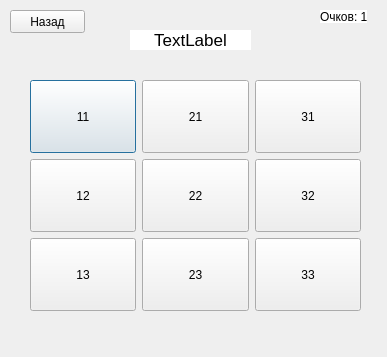
<?xml version="1.0" encoding="UTF-8"?>
<ui version="4.0">
 <class>Dialog</class>
 <widget class="QDialog" name="Dialog">
  <property name="geometry">
   <rect>
    <x>0</x>
    <y>0</y>
    <width>387</width>
    <height>357</height>
   </rect>
  </property>
  <property name="windowTitle">
   <string>Dialog</string>
  </property>
  <widget class="QLabel" name="label">
   <property name="geometry">
    <rect>
     <x>130</x>
     <y>30</y>
     <width>121</width>
     <height>20</height>
    </rect>
   </property>
   <property name="sizePolicy">
    <sizepolicy hsizetype="Maximum" vsizetype="Maximum">
     <horstretch>0</horstretch>
     <verstretch>0</verstretch>
    </sizepolicy>
   </property>
   <property name="font">
    <font>
     <pointsize>13</pointsize>
    </font>
   </property>
   <property name="autoFillBackground">
    <bool>false</bool>
   </property>
   <property name="styleSheet">
    <string notr="true">background-color: rgb(255, 255, 255);</string>
   </property>
   <property name="text">
    <string>TextLabel</string>
   </property>
   <property name="scaledContents">
    <bool>false</bool>
   </property>
   <property name="alignment">
    <set>Qt::AlignCenter</set>
   </property>
   <property name="wordWrap">
    <bool>true</bool>
   </property>
  </widget>
  <widget class="QWidget" name="gridLayoutWidget">
   <property name="geometry">
    <rect>
     <x>30</x>
     <y>80</y>
     <width>331</width>
     <height>231</height>
    </rect>
   </property>
   <layout class="QGridLayout" name="gridLayout">
    <item row="0" column="0">
     <widget class="QPushButton" name="answerOneOne">
      <property name="sizePolicy">
       <sizepolicy hsizetype="Minimum" vsizetype="Minimum">
        <horstretch>0</horstretch>
        <verstretch>0</verstretch>
       </sizepolicy>
      </property>
      <property name="text">
       <string>11</string>
      </property>
     </widget>
    </item>
    <item row="2" column="2">
     <widget class="QPushButton" name="answerThreeThree">
      <property name="sizePolicy">
       <sizepolicy hsizetype="Minimum" vsizetype="Minimum">
        <horstretch>0</horstretch>
        <verstretch>0</verstretch>
       </sizepolicy>
      </property>
      <property name="text">
       <string>33</string>
      </property>
     </widget>
    </item>
    <item row="2" column="0">
     <widget class="QPushButton" name="answerOneThree">
      <property name="sizePolicy">
       <sizepolicy hsizetype="Minimum" vsizetype="Minimum">
        <horstretch>0</horstretch>
        <verstretch>0</verstretch>
       </sizepolicy>
      </property>
      <property name="text">
       <string>13</string>
      </property>
     </widget>
    </item>
    <item row="1" column="0">
     <widget class="QPushButton" name="answerOneTwo">
      <property name="sizePolicy">
       <sizepolicy hsizetype="Minimum" vsizetype="Minimum">
        <horstretch>0</horstretch>
        <verstretch>0</verstretch>
       </sizepolicy>
      </property>
      <property name="text">
       <string>12</string>
      </property>
     </widget>
    </item>
    <item row="1" column="2">
     <widget class="QPushButton" name="answerThreeTwo">
      <property name="sizePolicy">
       <sizepolicy hsizetype="Minimum" vsizetype="Minimum">
        <horstretch>0</horstretch>
        <verstretch>0</verstretch>
       </sizepolicy>
      </property>
      <property name="text">
       <string>32</string>
      </property>
     </widget>
    </item>
    <item row="0" column="2">
     <widget class="QPushButton" name="answerThreeOne">
      <property name="sizePolicy">
       <sizepolicy hsizetype="Minimum" vsizetype="Minimum">
        <horstretch>0</horstretch>
        <verstretch>0</verstretch>
       </sizepolicy>
      </property>
      <property name="text">
       <string>31</string>
      </property>
     </widget>
    </item>
    <item row="1" column="1">
     <widget class="QPushButton" name="answerTwoTwo">
      <property name="sizePolicy">
       <sizepolicy hsizetype="Minimum" vsizetype="Minimum">
        <horstretch>0</horstretch>
        <verstretch>0</verstretch>
       </sizepolicy>
      </property>
      <property name="text">
       <string>22</string>
      </property>
     </widget>
    </item>
    <item row="0" column="1">
     <widget class="QPushButton" name="answerTwoOne">
      <property name="sizePolicy">
       <sizepolicy hsizetype="Minimum" vsizetype="Minimum">
        <horstretch>0</horstretch>
        <verstretch>0</verstretch>
       </sizepolicy>
      </property>
      <property name="text">
       <string>21</string>
      </property>
     </widget>
    </item>
    <item row="2" column="1">
     <widget class="QPushButton" name="answerTwoThree">
      <property name="sizePolicy">
       <sizepolicy hsizetype="Minimum" vsizetype="Minimum">
        <horstretch>0</horstretch>
        <verstretch>0</verstretch>
       </sizepolicy>
      </property>
      <property name="text">
       <string>23</string>
      </property>
     </widget>
    </item>
   </layout>
  </widget>
  <widget class="QPushButton" name="backBtn">
   <property name="geometry">
    <rect>
     <x>10</x>
     <y>10</y>
     <width>75</width>
     <height>23</height>
    </rect>
   </property>
   <property name="text">
    <string>Назад</string>
   </property>
  </widget>
  <widget class="QLabel" name="labelScore">
   <property name="geometry">
    <rect>
     <x>320</x>
     <y>10</y>
     <width>47</width>
     <height>13</height>
    </rect>
   </property>
   <property name="styleSheet">
    <string notr="true">background-color: rgb(255, 255, 255);</string>
   </property>
   <property name="text">
    <string>Очков: 10</string>
   </property>
  </widget>
 </widget>
 <resources/>
 <connections/>
</ui>
